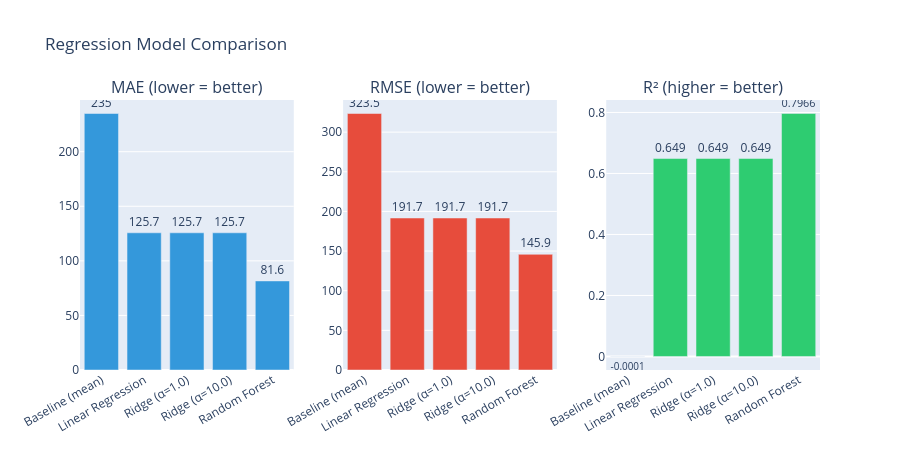

The notebook cell this image was saved under:
### Code cell
reg_df = pd.DataFrame(reg_results).drop(columns=["predictions"], errors="ignore")

fig = make_subplots(
    rows=1, cols=3,
    subplot_titles=("MAE (lower = better)", "RMSE (lower = better)", "R² (higher = better)")
)

fig.add_trace(go.Bar(x=reg_df["model"], y=reg_df["MAE"], marker_color="#3498db", text=reg_df["MAE"], textposition="outside"), row=1, col=1)
fig.add_trace(go.Bar(x=reg_df["model"], y=reg_df["RMSE"], marker_color="#e74c3c", text=reg_df["RMSE"], textposition="outside"), row=1, col=2)
fig.add_trace(go.Bar(x=reg_df["model"], y=reg_df["R²"], marker_color="#2ecc71", text=reg_df["R²"], textposition="outside"), row=1, col=3)

fig.update_layout(height=450, title_text="Regression Model Comparison", showlegend=False)
fig.update_xaxes(tickangle=-30)
fig.show()

### Figure 1 — Plotly figure (JSON) as saved in the notebook; plotly's stock layout.template omitted (floating-point values rounded to 4 significant figures)
{"data": [{"marker": {"color": "#3498db"}, "text": [235.0, 125.7, 125.7, 125.7, 81.6], "textposition": "outside", "type": "bar", "x": ["Baseline (mean)", "Linear Regression", "Ridge (α=1.0)", "Ridge (α=10.0)", "Random Forest"], "xaxis": "x", "y": [235.0, 125.7, 125.7, 125.7, 81.6], "yaxis": "y"}, {"marker": {"color": "#e74c3c"}, "text": [323.5, 191.7, 191.7, 191.7, 145.9], "textposition": "outside", "type": "bar", "x": ["Baseline (mean)", "Linear Regression", "Ridge (α=1.0)", "Ridge (α=10.0)", "Random Forest"], "xaxis": "x2", "y": [323.5, 191.7, 191.7, 191.7, 145.9], "yaxis": "y2"}, {"marker": {"color": "#2ecc71"}, "text": [-0.0001, 0.649, 0.649, 0.649, 0.7966], "textposition": "outside", "type": "bar", "x": ["Baseline (mean)", "Linear Regression", "Ridge (α=1.0)", "Ridge (α=10.0)", "Random Forest"], "xaxis": "x3", "y": [-0.0001, 0.649, 0.649, 0.649, 0.7966], "yaxis": "y3"}], "layout": {"annotations": [{"font": {"size": 16}, "showarrow": false, "text": "MAE (lower = better)", "x": 0.1444, "xanchor": "center", "xref": "paper", "y": 1, "yanchor": "bottom", "yref": "paper"}, {"font": {"size": 16}, "showarrow": false, "text": "RMSE (lower = better)", "x": 0.5, "xanchor": "center", "xref": "paper", "y": 1, "yanchor": "bottom", "yref": "paper"}, {"font": {"size": 16}, "showarrow": false, "text": "R² (higher = better)", "x": 0.8556, "xanchor": "center", "xref": "paper", "y": 1, "yanchor": "bottom", "yref": "paper"}], "height": 450, "showlegend": false, "title": {"text": "Regression Model Comparison"}, "xaxis": {"anchor": "y", "domain": [0, 0.2889], "tickangle": -30}, "xaxis2": {"anchor": "y2", "domain": [0.3556, 0.6444], "tickangle": -30}, "xaxis3": {"anchor": "y3", "domain": [0.7111, 1], "tickangle": -30}, "yaxis": {"anchor": "x", "domain": [0, 1]}, "yaxis2": {"anchor": "x2", "domain": [0, 1]}, "yaxis3": {"anchor": "x3", "domain": [0, 1]}}}
